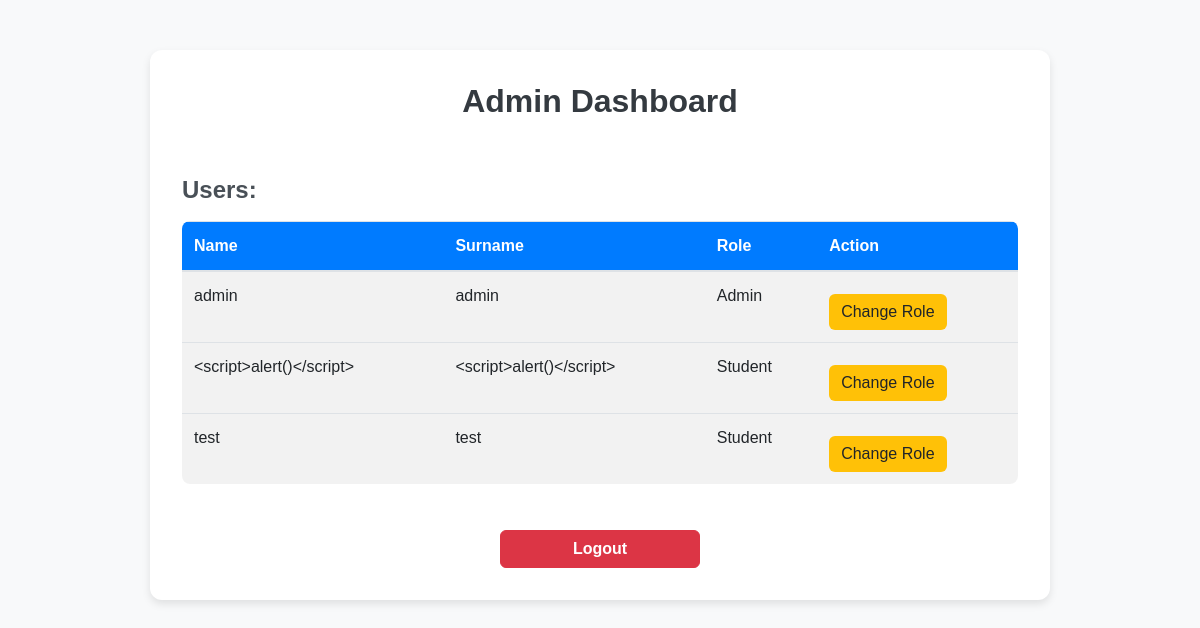
Page /admin_dashboard (signed in) on the committed database.
### tables this page shows
CREATE TABLE users (
            id INTEGER PRIMARY KEY AUTOINCREMENT,
            key INTEGER NOT NULL,
            name TEXT NOT NULL,
            surname TEXT NOT NULL,
            password TEXT NOT NULL,
            class TEXT
        );

### 3.0/version_3.py (the view)
@app.route('/admin_dashboard')
def admin_dashboard():
    if 'user_id' not in session or session['user_key'] != 1:
        return redirect(url_for('login'))
    conn = sqlite3.connect('school.db')
    cursor = conn.cursor()
    cursor.execute("SELECT * FROM users")
    users = cursor.fetchall()
    users.sort(key=lambda user: user[1])
    cursor.execute('''
        SELECT users.name, users.surname, grades.class, grades.note
        FROM grades
        INNER JOIN users ON grades.key = users.id
    ''')
    grades = cursor.fetchall()
    conn.close()
    return render_template('admin_dashboard.html', users=users, grades=grades)

### 3.0/templates/admin_dashboard.html (shortened to what this page needs)
<!DOCTYPE html>
<html lang="en">
<head>
  <link rel="stylesheet" href="https://cdnjs.cloudflare.com/ajax/libs/bootstrap/4.5.2/css/bootstrap.min.css">
</head>
<body>
  <div class="container dashboard-container">
    <h2>Admin Dashboard</h2>
    <div class="row">
      <div class="col-md-12">
        <h4>Users:</h4>
        <table class="table table-striped">
          <thead>
            <tr>
              <th>Name</th>
              <th>Surname</th>
              <th>Role</th>
              <th>Action</th>
            </tr>
          </thead>
          <tbody>
            {% if users %}
              {% set sorted_users = users | sort(attribute='1') %}
              {% for user in sorted_users %}
                <tr>
                  <td>{{ user[2] }}</td>
                  <td>{{ user[3] }}</td>
                  <td>
                    {% if user[1] == 1 %}
                      Admin
                    {% elif user[1] == 2 %}
                      Teacher
                    {% else %}
                      Student
                    {% endif %}
                  </td>
                  <td>
                    <a href="/admin/change_user_role/{{ user[0] }}" class="btn btn-warning">Change Role</a>
                  </td>
                </tr>
              {% endfor %}
            {% else %}
              <tr>
                <td colspan="4" class="text-center">No users found.</td>
              </tr>
            {% endif %}
          </tbody>
        </table>
      </div>
    </div>
    <div class="text-center">
      <a href="/logout" class="btn btn-danger logout-btn">Logout</a>
    </div>
  </div>
</body>
</html>

### 3.0/templates/admin_dashboard.html (style rules this page uses)
body { background-color: #f8f9fa; font-family: 'Arial', sans-serif; padding: 20px; }
.dashboard-container { background: #fff; padding: 2rem; border-radius: 12px; box-shadow: 0 4px 8px rgba(0,0,0,0.1); margin-top: 30px; max-width: 900px; margin-left: auto; margin-right: auto; }
h2 { text-align: center; margin-bottom: 2rem; font-weight: bold; color: #343a40; }
h4 { margin-top: 1.5rem; font-weight: bold; color: #495057; }
table { margin-top: 1rem; border-radius: 8px; overflow: hidden; }
.table thead { background-color: #007bff; color: white; }
.table tbody tr:nth-child(even) { background-color: #f2f2f2; }
.btn { margin-top: 10px; border-radius: 6px; }
.btn-warning { background-color: #ffc107; border: none; transition: 0.3s; }
.logout-btn { display: block; width: 200px; margin: 30px auto 0; text-align: center; font-weight: bold; }
.container { animation: fadeIn 0.5s ease-in-out; }

### rows in the picture
users: name "admin", surname "admin", key "Admin"
users: name "<script>alert()</script>", surname "<script>alert()</script>", key "Student"
users: name "test", surname "test", key "Student"
